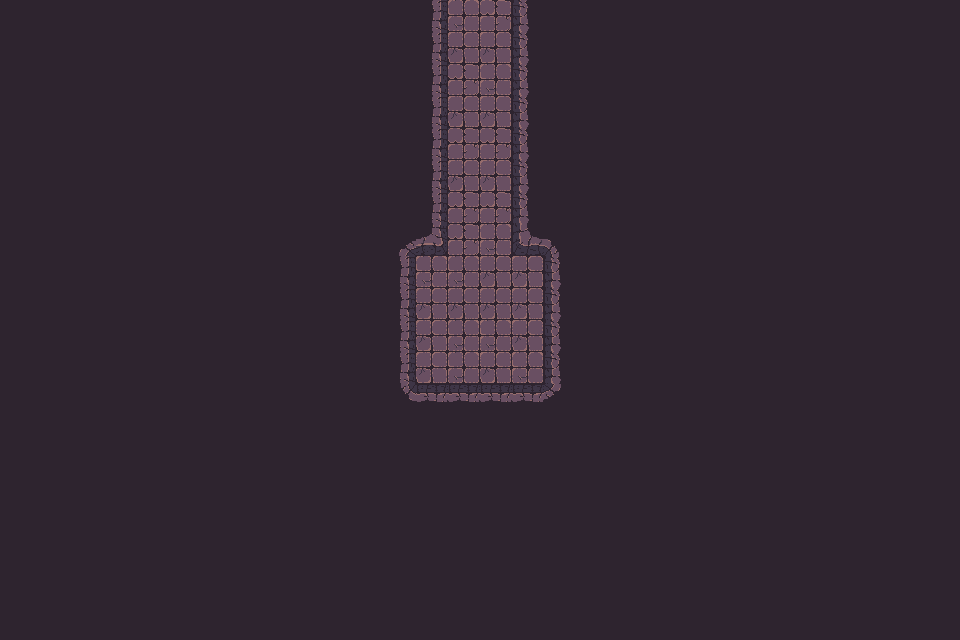

Below is a game level as drawn by its tile map, then a one-line description and the .tmx file that defines it, in full:
An orthogonal 30x20 tile map with 32x32 px tiles, 1 tile layer (Tile layer 1), 2 tilesets and 57 objects.

<map version="1.10" tiledversion="1.11.2" orientation="orthogonal" renderorder="right-down" width="30" height="20" tilewidth="32" tileheight="32" infinite="0" nextlayerid="3" nextobjectid="1">
    <tileset firstgid="1" name="Town Tileset" tilewidth="32" tileheight="32" tilecount="64" columns="8">
        <image source="../../../tiles/World H Tileset.png" trans="ff00ff" width="256" height="256" />
        <tile id="4">
            <objectgroup draworder="index" id="2">
                <object id="1" x="0" y="0" width="32" height="32" />
            </objectgroup>
        </tile>
        <tile id="5">
            <objectgroup draworder="index" id="2">
                <object id="1" x="0" y="0" width="32" height="32" />
            </objectgroup>
        </tile>
        <tile id="6">
            <objectgroup draworder="index" id="2">
                <object id="1" x="0" y="0" width="32" height="32" />
            </objectgroup>
        </tile>
        <tile id="7">
            <objectgroup draworder="index" id="2">
                <object id="1" x="0" y="0" width="32" height="32" />
            </objectgroup>
        </tile>
        <tile id="8">
            <objectgroup draworder="index" id="2">
                <object id="1" x="0" y="0" width="32" height="32" />
            </objectgroup>
        </tile>
        <tile id="10">
            <objectgroup draworder="index" id="2">
                <object id="1" x="0" y="32" width="32" height="0" />
            </objectgroup>
        </tile>
        <tile id="11">
            <objectgroup draworder="index" id="2">
                <object id="1" x="0" y="32" width="32" height="0" />
                <object id="2" x="32" y="0" width="0" height="32" />
            </objectgroup>
        </tile>
        <tile id="12">
            <objectgroup draworder="index" id="2">
                <object id="1" x="32" y="0" width="0" height="32" />
            </objectgroup>
        </tile>
        <tile id="13">
            <objectgroup draworder="index" id="2">
                <object id="1" x="0" y="32" width="32" height="0" />
                <object id="2" x="0" y="32" width="32" height="0" />
                <object id="3" x="0" y="0" width="0" height="32" />
            </objectgroup>
        </tile>
        <tile id="14">
            <objectgroup draworder="index" id="2">
                <object id="1" x="0" y="0" width="0" height="32" />
            </objectgroup>
        </tile>
        <tile id="16">
            <objectgroup draworder="index" id="2">
                <object id="1" x="0" y="0" width="32" height="32" />
            </objectgroup>
        </tile>
        <tile id="24">
            <objectgroup draworder="index" id="2">
                <object id="1" x="0" y="0" width="32" height="32" />
            </objectgroup>
        </tile>
    </tileset>
    <tileset firstgid="65" name="Dungeon Crawler Tileset" tilewidth="32" tileheight="32" tilecount="100" columns="10">
        <image source="../../../tiles/Dungeon_Tile.png" trans="" width="320" height="320" />
        <tile id="2">
            <objectgroup draworder="index" id="2">
                <object id="1" x="0" y="0" width="32" height="32" />
            </objectgroup>
        </tile>
        <tile id="3">
            <objectgroup draworder="index" id="2">
                <object id="1" x="0" y="0" width="32" height="32" />
            </objectgroup>
        </tile>
        <tile id="4">
            <objectgroup draworder="index" id="2">
                <object id="1" x="0" y="0" width="32" height="32" />
            </objectgroup>
        </tile>
        <tile id="5">
            <objectgroup draworder="index" id="2">
                <object id="1" x="0" y="0" width="32" height="32" />
            </objectgroup>
        </tile>
        <tile id="6">
            <objectgroup draworder="index" id="2">
                <object id="1" x="0" y="0" width="32" height="32" />
            </objectgroup>
        </tile>
        <tile id="8">
            <objectgroup draworder="index" id="2">
                <object id="1" x="0" y="0" width="32" height="32" />
            </objectgroup>
        </tile>
        <tile id="12">
            <objectgroup draworder="index" id="2">
                <object id="1" x="0" y="0" width="32" height="32" />
            </objectgroup>
        </tile>
        <tile id="13">
            <objectgroup draworder="index" id="2">
                <object id="1" x="0" y="0" width="32" height="32" />
            </objectgroup>
        </tile>
        <tile id="14">
            <objectgroup draworder="index" id="2">
                <object id="1" x="0" y="0" width="32" height="32" />
            </objectgroup>
        </tile>
        <tile id="15">
            <objectgroup draworder="index" id="2">
                <object id="1" x="0" y="0" width="32" height="32" />
            </objectgroup>
        </tile>
        <tile id="16">
            <objectgroup draworder="index" id="2">
                <object id="1" x="0" y="0" width="32" height="32" />
            </objectgroup>
        </tile>
        <tile id="18">
            <objectgroup draworder="index" id="2">
                <object id="1" x="0" y="0" width="32" height="32" />
            </objectgroup>
        </tile>
        <tile id="22">
            <objectgroup draworder="index" id="2">
                <object id="1" x="0" y="0" width="32" height="32" />
            </objectgroup>
        </tile>
        <tile id="23">
            <objectgroup draworder="index" id="2">
                <object id="1" x="0" y="0" width="32" height="32" />
            </objectgroup>
        </tile>
        <tile id="24">
            <objectgroup draworder="index" id="2">
                <object id="1" x="0" y="0" width="32" height="32" />
            </objectgroup>
        </tile>
        <tile id="25">
            <objectgroup draworder="index" id="2">
                <object id="1" x="0" y="0" width="32" height="32" />
            </objectgroup>
        </tile>
        <tile id="26">
            <objectgroup draworder="index" id="2">
                <object id="1" x="0" y="0" width="32" height="32" />
            </objectgroup>
        </tile>
        <tile id="28">
            <objectgroup draworder="index" id="2">
                <object id="1" x="0" y="0" width="32" height="32" />
            </objectgroup>
        </tile>
        <tile id="32">
            <objectgroup draworder="index" id="2">
                <object id="1" x="0" y="0" width="32" height="32" />
            </objectgroup>
        </tile>
        <tile id="33">
            <objectgroup draworder="index" id="2">
                <object id="1" x="0" y="0" width="32" height="32" />
            </objectgroup>
        </tile>
        <tile id="34">
            <objectgroup draworder="index" id="2">
                <object id="1" x="0" y="0" width="32" height="32" />
            </objectgroup>
        </tile>
        <tile id="35">
            <objectgroup draworder="index" id="2">
                <object id="1" x="0" y="0" width="32" height="32" />
            </objectgroup>
        </tile>
        <tile id="36">
            <objectgroup draworder="index" id="2">
                <object id="1" x="0" y="0" width="32" height="32" />
            </objectgroup>
        </tile>
        <tile id="38">
            <objectgroup draworder="index" id="2">
                <object id="1" x="0" y="0" width="32" height="32" />
            </objectgroup>
        </tile>
        <tile id="42">
            <objectgroup draworder="index" id="2">
                <object id="1" x="0" y="0" width="32" height="32" />
            </objectgroup>
        </tile>
        <tile id="43">
            <objectgroup draworder="index" id="2">
                <object id="1" x="0" y="0" width="32" height="32" />
            </objectgroup>
        </tile>
        <tile id="44">
            <objectgroup draworder="index" id="2">
                <object id="1" x="0" y="0" width="32" height="32" />
            </objectgroup>
        </tile>
        <tile id="45">
            <objectgroup draworder="index" id="2">
                <object id="1" x="0" y="0" width="32" height="32" />
            </objectgroup>
        </tile>
        <tile id="46">
            <objectgroup draworder="index" id="2">
                <object id="1" x="0" y="0" width="32" height="32" />
            </objectgroup>
        </tile>
        <tile id="48">
            <objectgroup draworder="index" id="2">
                <object id="1" x="0" y="0" width="32" height="32" />
            </objectgroup>
        </tile>
        <tile id="52">
            <objectgroup draworder="index" id="2">
                <object id="1" x="0" y="0" width="32" height="32" />
            </objectgroup>
        </tile>
        <tile id="53">
            <objectgroup draworder="index" id="2">
                <object id="1" x="0" y="0" width="32" height="32" />
            </objectgroup>
        </tile>
        <tile id="54">
            <objectgroup draworder="index" id="2">
                <object id="1" x="0" y="0" width="32" height="32" />
            </objectgroup>
        </tile>
        <tile id="55">
            <objectgroup draworder="index" id="2">
                <object id="1" x="0" y="0" width="32" height="32" />
            </objectgroup>
        </tile>
        <tile id="56">
            <objectgroup draworder="index" id="2">
                <object id="1" x="0" y="0" width="32" height="32" />
            </objectgroup>
        </tile>
        <tile id="58">
            <objectgroup draworder="index" id="2">
                <object id="1" x="0" y="0" width="32" height="32" />
            </objectgroup>
        </tile>
        <tile id="62">
            <objectgroup draworder="index" id="2">
                <object id="1" x="0" y="0" width="32" height="32" />
            </objectgroup>
        </tile>
        <tile id="63">
            <objectgroup draworder="index" id="2">
                <object id="1" x="0" y="0" width="32" height="32" />
            </objectgroup>
        </tile>
        <tile id="64">
            <objectgroup draworder="index" id="2">
                <object id="1" x="0" y="0" width="32" height="32" />
            </objectgroup>
        </tile>
        <tile id="65">
            <objectgroup draworder="index" id="2">
                <object id="1" x="0" y="0" width="32" height="32" />
            </objectgroup>
        </tile>
        <tile id="66">
            <objectgroup draworder="index" id="2">
                <object id="1" x="0" y="0" width="32" height="32" />
            </objectgroup>
        </tile>
        <tile id="68">
            <objectgroup draworder="index" id="2">
                <object id="1" x="0" y="0" width="32" height="32" />
            </objectgroup>
        </tile>
    </tileset>
    <layer id="1" name="Tile layer 1" width="30" height="20">
        <data encoding="csv">
122,122,122,122,122,122,122,122,122,122,122,122,122,77,66,65,79,122,122,122,122,122,122,122,122,122,122,122,122,122,
122,122,122,122,122,122,122,122,122,122,122,122,122,77,75,75,79,122,122,122,122,122,122,122,122,122,122,122,122,122,
122,122,122,122,122,122,122,122,122,122,122,122,122,77,65,66,79,122,122,122,122,122,122,122,122,122,122,122,122,122,
122,122,122,122,122,122,122,122,122,122,122,122,122,77,75,75,79,122,122,122,122,122,122,122,122,122,122,122,122,122,
122,122,122,122,122,122,122,122,122,122,122,122,122,77,65,65,79,122,122,122,122,122,122,122,122,122,122,122,122,122,
122,122,122,122,122,122,122,122,122,122,122,122,122,77,75,75,79,122,122,122,122,122,122,122,122,122,122,122,122,122,
122,122,122,122,122,122,122,122,122,122,122,122,122,77,65,65,79,122,122,122,122,122,122,122,122,122,122,122,122,122,
122,122,122,122,122,122,122,122,122,122,122,122,67,103,65,66,100,69,122,122,122,122,122,122,122,122,122,122,122,122,
122,122,122,122,122,122,122,122,122,122,122,122,77,66,66,75,75,79,122,122,122,122,122,122,122,122,122,122,122,122,
122,122,122,122,122,122,122,122,122,122,122,122,77,75,75,75,75,79,122,122,122,122,122,122,122,122,122,122,122,122,
122,122,122,122,122,122,122,122,122,122,122,122,77,75,66,66,75,79,122,122,122,122,122,122,122,122,122,122,122,122,
122,122,122,122,122,122,122,122,122,122,122,122,77,75,66,75,66,79,122,122,122,122,122,122,122,122,122,122,122,122,
122,122,122,122,122,122,122,122,122,122,122,122,87,88,88,88,88,89,122,122,122,122,122,122,122,122,122,122,122,122,
122,122,122,122,122,122,122,122,122,122,122,122,122,122,122,122,122,122,122,122,122,122,122,122,122,122,122,122,122,122,
122,122,122,122,122,122,122,122,122,122,122,122,122,122,122,122,122,122,122,122,122,122,122,122,122,122,122,122,122,122,
122,122,122,122,122,122,122,122,122,122,122,122,122,122,122,122,122,122,122,122,122,122,122,122,122,122,122,122,122,122,
122,122,122,122,122,122,122,122,122,122,122,122,122,122,122,122,122,122,122,122,122,122,122,122,122,122,122,122,122,122,
122,122,122,122,122,122,122,122,122,122,122,122,122,122,122,122,122,122,122,122,122,122,122,122,122,122,122,122,122,122,
122,122,122,122,122,122,122,122,122,122,122,122,122,122,122,122,122,122,122,122,122,122,122,122,122,122,122,122,122,122,
122,122,122,122,122,122,122,122,122,122,122,122,122,122,122,122,122,122,122,122,122,122,122,122,122,122,122,122,122,122
        </data>
    </layer>
</map>
